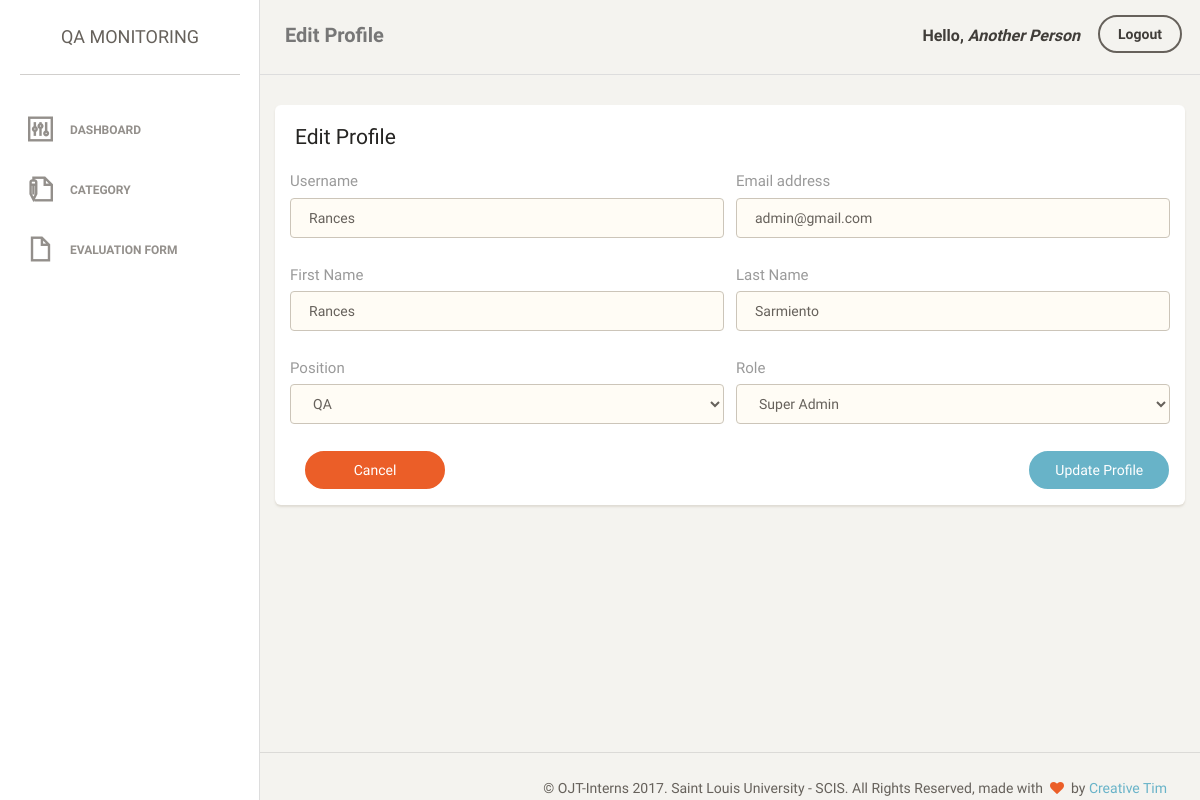
Screenshot of /dashboard/editAccount.php?id=6 (signed in) with the database file from the repository.
### tables this page shows
CREATE TABLE `user` (
  `userId` int(11) NOT NULL AUTO_INCREMENT,
  `empNum` varchar(45) NOT NULL,
  `lastname` varchar(45) NOT NULL,
  `firstname` varchar(45) NOT NULL,
  `type` enum('Regular','Admin','Super Admin') NOT NULL DEFAULT 'Regular',
  `position` enum('QA','Coach') NOT NULL,
  `password` varchar(45) NOT NULL,
  `email` varchar(45) NOT NULL,
  `username` varchar(45) NOT NULL,
  PRIMARY KEY (`userId`)
);

### dashboard/editAccount.php (the view, shortened to what this page needs)
<?php
    $db = new mysqli("localhost", "root", "", "ntu_monitoring");
?>
<?php
    $email = $_SESSION['username'];
    $queryName = mysqli_query($db, "SELECT CONCAT(firstname, ' ' ,lastname) as name, userId, type FROM user WHERE email = '$email'");
    $rowUser = $queryName->fetch_assoc();
    $name = $rowUser['name'];
    $type = $rowUser['type'];
?>
<!doctype html>
<html lang="en">
<head>
    <link href="assets/css/bootstrap.min.css" rel="stylesheet" />
    <link href="assets/css/animate.min.css" rel="stylesheet"/>
    <link href="assets/css/paper-dashboard.css" rel="stylesheet"/>
    <link href="http://maxcdn.bootstrapcdn.com/font-awesome/latest/css/font-awesome.min.css" rel="stylesheet">
    <link href="assets/css/themify-icons.css" rel="stylesheet">
</head>
<body>
<div class="wrapper">
    <div class="sidebar" data-background-color="white" data-active-color="danger">
    	<div class="sidebar-wrapper">
            <div class="logo">
                <a href="#" class="simple-text">
                    QA Monitoring
                </a>
            </div>
            <ul class="nav">
                <li >
                    <a href="dashboard.php">
                        <i class="ti-panel"></i>
                        <p>Dashboard</p>
                    </a>
                </li>
                <?php
                    if($type != 'Regular'){
                        echo "<li>
                                <a href='cat.php'>
                                    <i class='ti-write'></i>
                                    <p>Category</p>
                                </a>
                            </li>";
                    }
                ?>
                <li>
                    <a href="eval.php">
                        <i class="ti-file"></i>
                        <p>Evaluation Form</p>
                    </a>
                </li>
            </ul>
    	</div>
    </div>
    <div class="main-panel">
        <nav class="navbar navbar-default">
            <div class="container-fluid">
                <div class="navbar-header">
                    <a class="navbar-brand" href="#">Edit Profile</a>
                </div>
                <div class="collapse navbar-collapse">
                    <ul class="nav navbar-nav navbar-right">
                        <li>
                            <?php
                                echo "<a href='#' class='simple-text'>";
                                    echo "<strong>Hello, </strong>";
                                    echo "<strong> <em>". $name . " </em></strong>";
                                echo "</a>";
                            ?>
                        </li>
                         <li>
                            <form action="<?php echo htmlspecialchars($_SERVER["PHP_SELF"]); ?>" method="POST">
                                <button type="submit" name="Logout" class="btn btn-link" style="text-decoration: none;"><strong>Logout</strong></button>
                            </form>
                        </li>
                    </ul>
                </div>
            </div>
        </nav>
        <div class="content">
            <div class="container-fluid">
               <div class="row">
                  <div class="card">
                         <div class="header">
                            <h4 class="title">Edit Profile</h4>
                        </div>
                         <div class="content">
                            <?php
                                $id = $_GET['id'];
                                $queryList="SELECT firstname, lastname, email, position, type, username, userId FROM user WHERE userId = '$id' ";
                                if ($result=mysqli_query($db, $queryList)) {
                                    if(mysqli_num_rows($result) > 0) {
                                        echo "<form action='editAccount?id=$id' method='post'>";
                                            while ($row=mysqli_fetch_assoc($result)) {
                                                $f = $row['firstname'];
                                                $l = $row['lastname'];
                                                $e = $row['email'];
                                                $p = $row['position'];
                                                $t = $row['type'];
                                                $u = $row['username'];
                            ?>
                                <div class="row">
                                         <div class="col-md-6">
                                            <div class="form-group">
                                                <label>Username</label>
                                                <input type="text" name ="u" class="form-control border-input" placeholder="<?php echo $u; ?>" value="<?php echo $u; ?>" >
                                            </div>
                                        </div>
                                        <div class="col-md-6">
                                            <div class="form-group">
                                                <label>Email address</label>
                                                <input type="email" name ="e" class="form-control border-input" placeholder="<?php echo $e; ?>" value="<?php echo $e; ?>" >
                                            </div>
                                        </div>
                                    </div>
                                    <div class="row">
                                        <div class="col-md-6">
                                            <div class="form-group">
                                                <label>First Name</label>
                                                <input type="text" name ="fn" class="form-control border-input" placeholder="<?php echo $f; ?>" value="<?php echo $f; ?>">
                                            </div>
                                        </div>
                                        <div class="col-md-6">
                                            <div class="form-group">
                                                <label>Last Name</label>
                                                <input type="text" name ="ln" class="form-control border-input" placeholder="<?php echo $e; ?>" value="<?php echo $l; ?>" >
                                            </div>
                                        </div>
                                    </div>
                                    <div class="row">
                                        <div class="col-md-6">
                                            <div class="form-group">
                                                <label>Position</label>
                                                <select name='position' class='form-control border-input' <?php echo $s;  ?> >
                                                   <?php
                                                    if($p == 'QA'){
                                                        echo "<option><strong> QA </strong></option>";
                                                    }else if($p == 'Coach'){
                                                        echo "<option><strong> Coach </strong></option>";
                                                        echo "<option> QA </option>";
                                                    }
                                                   ?>
                                                </select>
                                            </div>
                                        </div>
                                        <div class="col-md-6">
                                            <div class="form-group">
                                                <label>Role</label>
                                                <select name="role" class="form-control border-input" <?php echo $s;  ?> >
                                                    <?php
                                                        if($t == 'Regular'){
                                                            echo "<option><strong> Regular </strong></option>";
                                                            echo "<option> Super Admin </option>";
                                                            echo "<option> Admin </option>";
                                                        }else if($t == 'Admin'){
                                                            echo "<option><strong> Admin </strong></option>";
                                                             echo "<option> Super Admin </option>";
                                                             echo "<option> Regular </option>";
                                                        }else if($t == 'Super Admin'){
                                                            echo "<option><strong> Super Admin </strong></option>";
                                                        }
                                                    ?>
                                                </select>
                                            </div>
                                        </div>
                                    </div>
                                    <div class="form-group">
                                        <div class="col-md-10">
                                             <a href="user.php"><button type="button"  class="btn btn-danger btn-fill btn-wd">Cancel</button></a>
                                        </div>
                                        <div class="col-md-2">
                                            <button type="submit"  name ="submit" class="btn btn-info btn-fill btn-wd">Update Profile</button>
                                            </div>
                                    </div>
                                    <div class="clearfix"></div>
                                <?php
                                            }
                                            echo " </form>";
                                        }
                                    }
                                ?>
                         </div>
                     </div>
                </div>
            </div>
        </div>
        <footer class="footer">
            <div class="container-fluid">
                <div class="copyright pull-right">
                    &copy; OJT-Interns <script>document.write(new Date().getFullYear())</script>. Saint Louis University - SCIS. All Rights Reserved, made with <i class="fa fa-heart heart"></i> by <a href="http://www.creative-tim.com">Creative Tim</a>
                </div>
            </div>
        </footer>
    </div>
</div>
</body>
</html>

### rows the page displays
user: u "Rances", e "admin@gmail.com", fn "Rances", ln "Sarmiento", position "QA", role "Super Admin"

### other values shown
$name "Another Person"
